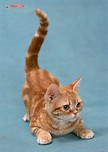
#> input picture python/cat.jpg, 108 x 152 px
$ python cai.py   (Python 2 division)
#> lines starting #> are read from the running program, lines starting #| are printed output that depends on the picture
default_encoding = 'utf-8'
import os
import os.path
from PIL import Image

im = Image.open('cat.jpg')
#> im is the input picture: PIL image 108x152 RGB; mean R, G, B 132.6, 150.8, 154.3
img_size = im.size
#> img_size = (108, 152)

print img_size
#| (108, 152)

width,hight = img_size
#> width = 108; hight = 152
if width > hight:
    new_width = int(float(hight)*3.0/4.0)
    crop_width = int(float((width - new_width))/2.0)
    box =(crop_width, 0, im.size[0] - crop_width, im.size[1])
    im1 = im.crop(box)
    im1.save('cai.jpg','jpeg')

elif hight > width:
    new_hight = int(float(width)*3.0/4.0)
#> new_hight = 81
    crop_hight = int(float(hight - new_hight)/2.0)
#> crop_hight = 35
    box =(0, crop_hight, im.size[0], im.size[1] -crop_hight)
#> box = (0, 35, 108, 117)
    im1 = im.crop(box)
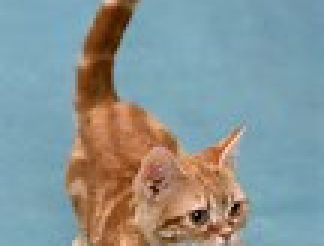
#> im1: PIL image 108x82 RGB (shown 3 times larger); mean R, G, B 135.9, 148.6, 148.9
    im1.save('cai.jpg', 'jpeg')


#box =(200,100,im.size[0],im.size[1]-120)
#
#im1=im.crop(box)
#
#im1.save('cai.jpg','jpeg')
